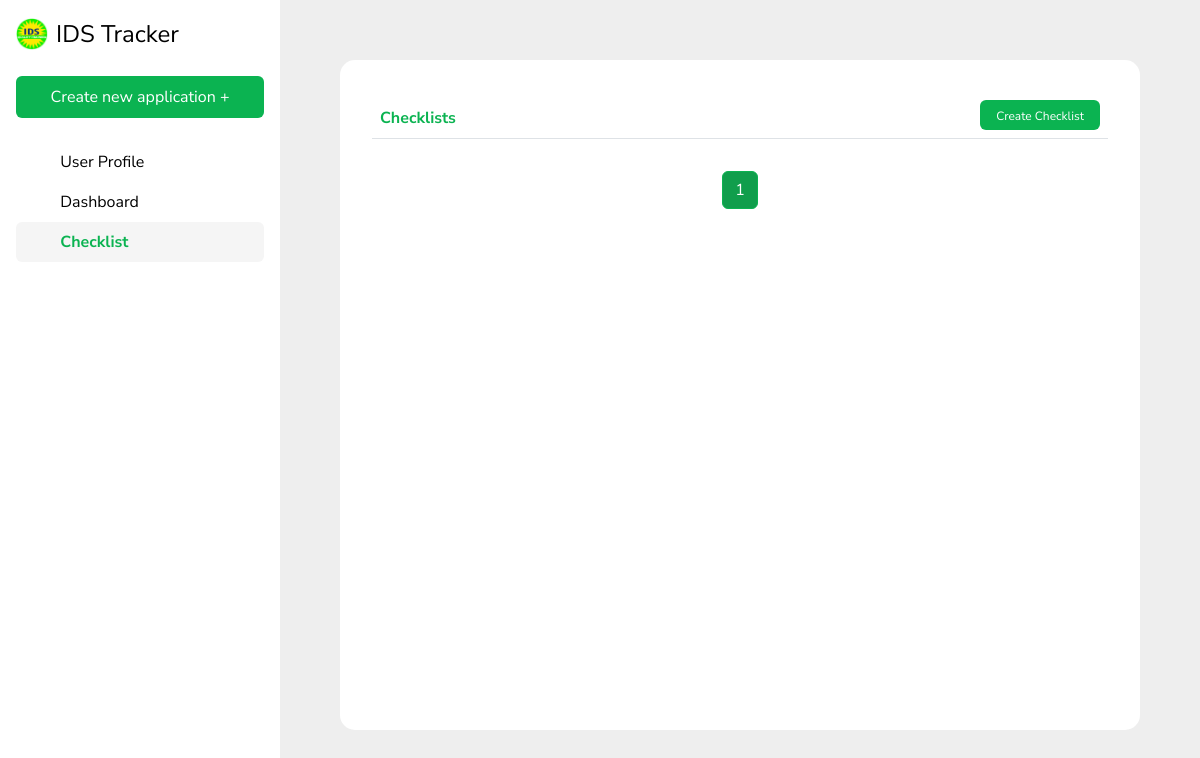
Page /checklist on the earlier database version.
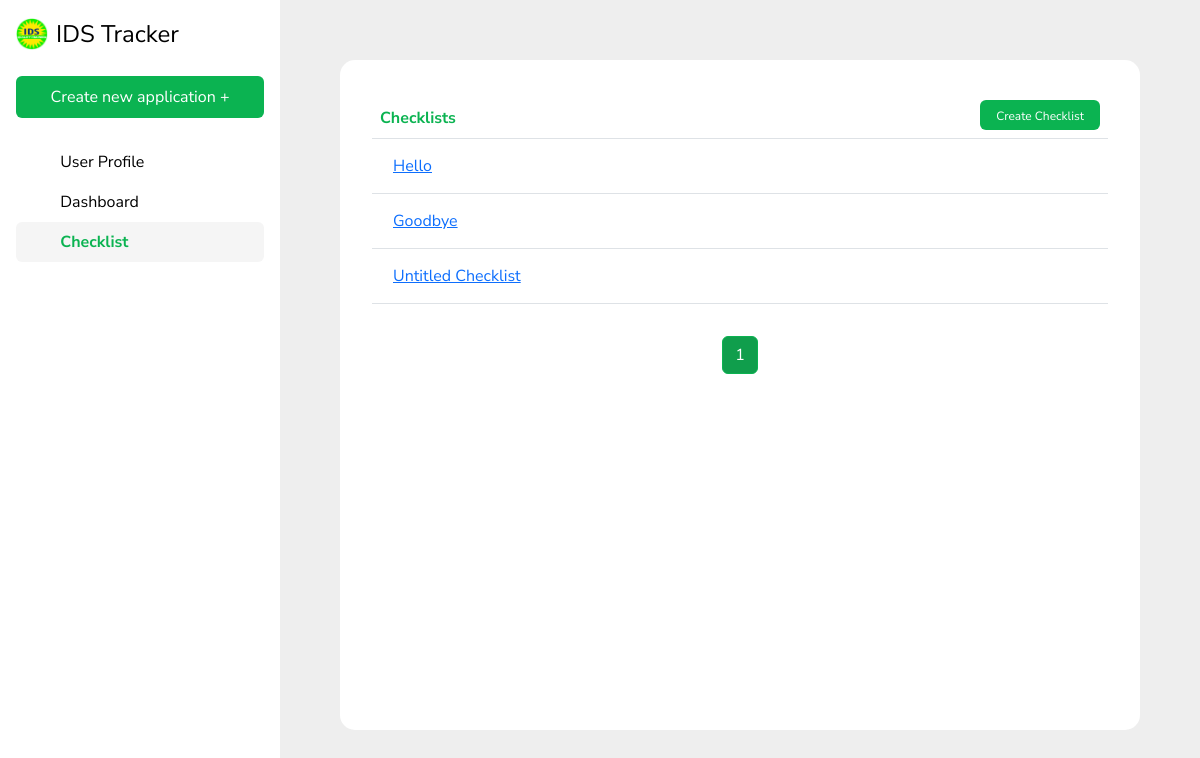
Same page on the later database version.
### IDSapp/models.py (models this page shows, shortened)
class Checklist(models.Model):
    document_types = [
        ('Visa', 'Visa'),
        ('Passport', 'Passport'),
        ('Work Permit', 'Work Permit')
    ]
    name = models.CharField(max_length=255)
    documentType = models.CharField(max_length = 20, choices = document_types, null=True)
    country =  models.CharField(max_length = 50, null=True)

### IDSapp/views.py (the view)
# urls.py: path('checklist', views.view_checklist, name = 'view_checklist'),
def view_checklist(request):
    checklist_list = Checklist.objects.all()
    paginator = Paginator(checklist_list, 7)  # Show 10 checklists per page
    page_number = request.GET.get('page')
    page_obj = paginator.get_page(page_number)
    context = {
        'document_type_choices': Checklist.document_types,
        'page_obj': page_obj,
    }
    return render(request, 'checklist.html', context)

### IDSapp/templates/checklist.html (shortened to what this page needs)
{% extends 'base.html' %}
{% load static %}
{% block content %}
<div style="padding: 10px;">
    <div class="d-flex flex-column" style="height: calc(100vh - 130px); margin: 50px; background-color: transparent;">
        <div class="card flex-grow-1 p-3" style="background-color: white; border: none; border-radius: 15px;">
            <div class="card-body d-flex flex-column">
                <table class="table table-hover">
                    <thead>
                        <tr>
                            <th scope="col" style="color: #0BB351">Checklists</th>
                            <th scope="col" class="text-end">
                                <form action="{% url 'create_checklist' %}" method="POST">
                                    <button type="submit" class="btn" style="color: #ffffff; width: 120px; height: 30px; background-color: #0BB351; font-size: 12px;">Create Checklist</button>
                                </form>
                            </th>
                        </tr>
                    </thead>
                    <tbody>
                        {% for checklist in page_obj %}
                        <tr>
                            <td>
                                <button type="button" class="btn btn-link" data-bs-toggle="modal" data-bs-target="#checklistModal{{ checklist.id }}">
                                    {{ checklist.name }}
                                </button>
                            </td>
                            <td></td>
                        </tr>
                        {% endfor %}
                    </tbody>
                </table>
                <nav aria-label="Page navigation" class="mt-3">
                    <ul class="pagination justify-content-center">
                        {% for num in page_obj.paginator.page_range %}
                            <li class="page-item {% if page_obj.number == num %}active{% endif %}">
                                <a class="page-link" href="?page={{ num }}">{{ num }}</a>
                            </li>
                        {% endfor %}
                    </ul>
                </nav>
            </div>
        </div>
    </div>
</div>
{% endblock %}

Differences in the rows shown:
added Checklist: name "Hello"
added Checklist: name "Goodbye"
added Checklist: name "Untitled Checklist"
